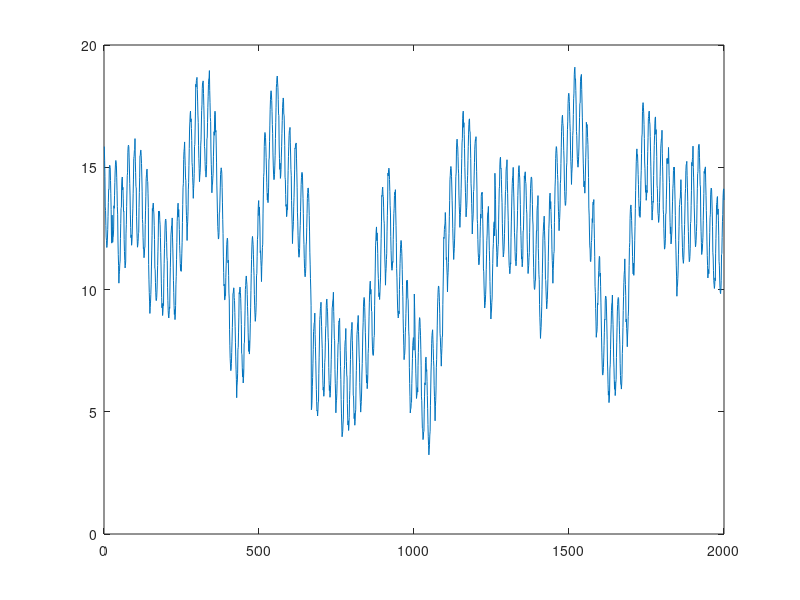

This figure's MATLAB source: (Note: this script raises an error after producing the figure.)
% anotherExperiment3

clear all; close all; clc;

% stock = 'ABT';

% sFFT = SignalGenerator(stock, 2502, 2500);
% [sig, sigHL, sigH, sigL] = sFFT.getSignal('ac');


% filtL = 0.0110;
% filtH = 0.0065;
% sigH = getFiltered(sig, filtH, 'high');
% sigL = getFiltered(sig, filtL, 'low');
% sigHL = getFiltered(sigH, filtL, 'low');

% plot(sigHL+mean(sig));
% hold on;
% plot(sig,'r');


% m = MoonFinder(sig);
% m.getAandP();


figure()


x1 = 12;

signalLen = 2000

P = [300 200 20 45 91];
A = [3 2 2 0.2 .4];
ph = [0.1 2 0.4 2.3 0 1]
FAKER = 1;
RANSTEP = 1;

t = 1 : signalLen;

for i = 1:length(A)
    x1 = x1 + A(i)*cos(2*pi*1/P(i)*t + ph(i));
end


stepper = zeros(length(t),1);

sSizee = [1975, 1930, 1857, 1332, 1000,900, 740, 600, 450, 180, 140, 50];
sAmp =  [7, 10, 3, -15, -5, -2, 8 ,3, 0, 4, 9, 7]/4;

for i = 1:length(sSizee)
    stepper(end-(sSizee(i)-1):end) = sAmp(i)*ones(sSizee(i),1);
    
end

rander = zeros(length(t),1);

for i = 1:length(rander)
    
    if mod(i,4) == 0
        rander(i) = (-0.5+rand(1,1))*1.2;
    end
end

if RANSTEP == 1
    x1 = x1+stepper'+rander';
end

if FAKER == 1
    signal = x1;
end



sig = x1' ;

plot(x1)


m = MoonFinder(sig);
m.getAandP();

% plot(signal)
% 
% sigHL = signal';
% 
% % hsvNum = 21;
% % col = hsv(hsvNum);
% % icl = 1;
% % plot(sigHL+mean(sig), 'color',col(icl,:));
% % hold on;
% % plot(sig);
% % hold on;
% 
% predLen = 0;
% 
% fs = 1;
% x1 = sigHL';
% ss = length(x1);
% % x1 = x1.*hanning(length(x1))';
% % x1 = [x1 zeros(1, 20000)];
% X1 = abs(fft(x1));
% X1 = X1(1:ceil(length(X1)/2));
% X1 = X1/(ss/4);
% Xt = 0:length(X1)-1;
% P = fs./ (Xt*(fs/length(x1)));
% [pkt It] = findpeaks(X1);
% 
% figure()
% % plot(X1)
% 
% 
% LowX1 = 10;
% HighX1 = 4000;
% % plot(P(LowX1:HighX1) ,X1(LowX1:HighX1) )
% plot(P,X1)






